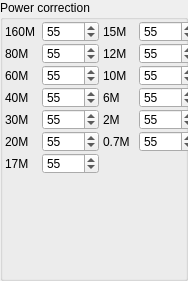
      <widget class="QGroupBox" name="groupBox_22">
       <property name="geometry">
        <rect>
         <x>209</x>
         <y>0</y>
         <width>188</width>
         <height>281</height>
        </rect>
       </property>
       <property name="title">
        <string>Power correction</string>
       </property>
       <widget class="QWidget" name="gridLayoutWidget_5">
        <property name="geometry">
         <rect>
          <x>5</x>
          <y>21</y>
          <width>191</width>
          <height>185</height>
         </rect>
        </property>
        <layout class="QGridLayout" name="gridLayout_13">
         <property name="sizeConstraint">
          <enum>QLayout::SetMaximumSize</enum>
         </property>
         <property name="horizontalSpacing">
          <number>4</number>
         </property>
         <property name="verticalSpacing">
          <number>1</number>
         </property>
         <item row="2" column="0">
          <widget class="QLabel" name="label_8">
           <property name="text">
            <string>60M</string>
           </property>
          </widget>
         </item>
         <item row="1" column="0">
          <widget class="QLabel" name="label_7">
           <property name="text">
            <string>80M</string>
           </property>
          </widget>
         </item>
         <item row="0" column="0">
          <widget class="QLabel" name="label_6">
           <property name="text">
            <string>160M</string>
           </property>
          </widget>
         </item>
         <item row="5" column="3">
          <widget class="QSpinBox" name="spinBox_12">
           <property name="sizePolicy">
            <sizepolicy hsizetype="Fixed" vsizetype="Fixed">
             <horstretch>0</horstretch>
             <verstretch>0</verstretch>
            </sizepolicy>
           </property>
           <property name="minimumSize">
            <size>
             <width>57</width>
             <height>20</height>
            </size>
           </property>
           <property name="maximumSize">
            <size>
             <width>44</width>
             <height>21</height>
            </size>
           </property>
           <property name="minimum">
            <number>45</number>
           </property>
           <property name="value">
            <number>55</number>
           </property>
          </widget>
         </item>
         <item row="4" column="3">
          <widget class="QSpinBox" name="spinBox_11">
           <property name="sizePolicy">
            <sizepolicy hsizetype="Fixed" vsizetype="Fixed">
             <horstretch>0</horstretch>
             <verstretch>0</verstretch>
            </sizepolicy>
           </property>
           <property name="minimumSize">
            <size>
             <width>57</width>
             <height>20</height>
            </size>
           </property>
           <property name="maximumSize">
            <size>
             <width>44</width>
             <height>21</height>
            </size>
           </property>
           <property name="minimum">
            <number>45</number>
           </property>
           <property name="value">
            <number>55</number>
           </property>
          </widget>
         </item>
         <item row="3" column="3">
          <widget class="QSpinBox" name="spinBox_10">
           <property name="sizePolicy">
            <sizepolicy hsizetype="Fixed" vsizetype="Fixed">
             <horstretch>0</horstretch>
             <verstretch>0</verstretch>
            </sizepolicy>
           </property>
           <property name="minimumSize">
            <size>
             <width>57</width>
             <height>20</height>
            </size>
           </property>
           <property name="maximumSize">
            <size>
             <width>44</width>
             <height>21</height>
            </size>
           </property>
           <property name="minimum">
            <number>45</number>
           </property>
           <property name="value">
            <number>55</number>
           </property>
          </widget>
         </item>
         <item row="2" column="3">
          <widget class="QSpinBox" name="spinBox_9">
           <property name="sizePolicy">
            <sizepolicy hsizetype="Fixed" vsizetype="Fixed">
             <horstretch>0</horstretch>
             <verstretch>0</verstretch>
            </sizepolicy>
           </property>
           <property name="minimumSize">
            <size>
             <width>57</width>
             <height>20</height>
            </size>
           </property>
           <property name="maximumSize">
            <size>
             <width>44</width>
             <height>21</height>
            </size>
           </property>
           <property name="minimum">
            <number>45</number>
           </property>
           <property name="value">
            <number>55</number>
           </property>
          </widget>
         </item>
         <item row="1" column="3">
          <widget class="QSpinBox" name="spinBox_8">
           <property name="sizePolicy">
            <sizepolicy hsizetype="Fixed" vsizetype="Fixed">
             <horstretch>0</horstretch>
             <verstretch>0</verstretch>
            </sizepolicy>
           </property>
           <property name="minimumSize">
            <size>
             <width>57</width>
             <height>20</height>
            </size>
           </property>
           <property name="maximumSize">
            <size>
             <width>44</width>
             <height>21</height>
            </size>
           </property>
           <property name="minimum">
            <number>45</number>
           </property>
           <property name="value">
            <number>55</number>
           </property>
          </widget>
         </item>
         <item row="0" column="3">
          <widget class="QSpinBox" name="spinBox_7">
           <property name="sizePolicy">
            <sizepolicy hsizetype="Fixed" vsizetype="Fixed">
             <horstretch>0</horstretch>
             <verstretch>0</verstretch>
            </sizepolicy>
           </property>
           <property name="minimumSize">
            <size>
             <width>57</width>
             <height>20</height>
            </size>
           </property>
           <property name="maximumSize">
            <size>
             <width>44</width>
             <height>21</height>
            </size>
           </property>
           <property name="minimum">
            <number>45</number>
           </property>
           <property name="value">
            <number>55</number>
           </property>
          </widget>
         </item>
         <item row="3" column="1">
          <widget class="QSpinBox" name="spinBox_3">
           <property name="sizePolicy">
            <sizepolicy hsizetype="Fixed" vsizetype="Fixed">
             <horstretch>0</horstretch>
             <verstretch>0</verstretch>
            </sizepolicy>
           </property>
           <property name="minimumSize">
            <size>
             <width>57</width>
             <height>20</height>
            </size>
           </property>
           <property name="maximumSize">
            <size>
             <width>44</width>
             <height>21</height>
            </size>
           </property>
           <property name="minimum">
            <number>45</number>
           </property>
           <property name="value">
            <number>55</number>
           </property>
          </widget>
         </item>
         <item row="0" column="1">
          <widget class="QSpinBox" name="spinBox_0">
           <property name="sizePolicy">
            <sizepolicy hsizetype="Fixed" vsizetype="Fixed">
             <horstretch>0</horstretch>
             <verstretch>0</verstretch>
            </sizepolicy>
           </property>
           <property name="minimumSize">
            <size>
             <width>57</width>
             <height>20</height>
            </size>
           </property>
           <property name="maximumSize">
            <size>
             <width>44</width>
             <height>21</height>
            </size>
           </property>
           <property name="minimum">
            <number>45</number>
           </property>
           <property name="value">
            <number>55</number>
           </property>
          </widget>
         </item>
         <item row="2" column="1">
          <widget class="QSpinBox" name="spinBox_2">
           <property name="sizePolicy">
            <sizepolicy hsizetype="Fixed" vsizetype="Fixed">
             <horstretch>0</horstretch>
             <verstretch>0</verstretch>
            </sizepolicy>
           </property>
           <property name="minimumSize">
            <size>
             <width>57</width>
             <height>20</height>
            </size>
           </property>
           <property name="maximumSize">
            <size>
             <width>44</width>
             <height>21</height>
            </size>
           </property>
           <property name="minimum">
            <number>45</number>
           </property>
           <property name="value">
            <number>55</number>
           </property>
          </widget>
         </item>
         <item row="4" column="1">
          <widget class="QSpinBox" name="spinBox_4">
           <property name="sizePolicy">
            <sizepolicy hsizetype="Fixed" vsizetype="Fixed">
             <horstretch>0</horstretch>
             <verstretch>0</verstretch>
            </sizepolicy>
           </property>
           <property name="minimumSize">
            <size>
             <width>57</width>
             <height>20</height>
            </size>
           </property>
           <property name="maximumSize">
            <size>
             <width>44</width>
             <height>21</height>
            </size>
           </property>
           <property name="minimum">
            <number>45</number>
           </property>
           <property name="value">
            <number>55</number>
           </property>
          </widget>
         </item>
         <item row="1" column="1">
          <widget class="QSpinBox" name="spinBox_1">
           <property name="sizePolicy">
            <sizepolicy hsizetype="Fixed" vsizetype="Fixed">
             <horstretch>0</horstretch>
             <verstretch>0</verstretch>
            </sizepolicy>
           </property>
           <property name="minimumSize">
            <size>
             <width>57</width>
             <height>20</height>
            </size>
           </property>
           <property name="maximumSize">
            <size>
             <width>44</width>
             <height>21</height>
            </size>
           </property>
           <property name="minimum">
            <number>45</number>
           </property>
           <property name="value">
            <number>55</number>
           </property>
          </widget>
         </item>
         <item row="5" column="1">
          <widget class="QSpinBox" name="spinBox_5">
           <property name="sizePolicy">
            <sizepolicy hsizetype="Fixed" vsizetype="Fixed">
             <horstretch>0</horstretch>
             <verstretch>0</verstretch>
            </sizepolicy>
           </property>
           <property name="minimumSize">
            <size>
             <width>57</width>
             <height>20</height>
            </size>
           </property>
           <property name="maximumSize">
            <size>
             <width>44</width>
             <height>21</height>
            </size>
           </property>
           <property name="minimum">
            <number>45</number>
           </property>
           <property name="value">
            <number>55</number>
           </property>
          </widget>
         </item>
         <item row="0" column="2">
          <widget class="QLabel" name="label_9">
           <property name="text">
            <string>15M</string>
           </property>
          </widget>
         </item>
         <item row="6" column="1">
          <widget class="QSpinBox" name="spinBox_6">
           <property name="sizePolicy">
            <sizepolicy hsizetype="Preferred" vsizetype="Preferred">
             <horstretch>0</horstretch>
             <verstretch>0</verstretch>
            </sizepolicy>
           </property>
           <property name="minimumSize">
            <size>
             <width>57</width>
             <height>20</height>
            </size>
           </property>
           <property name="maximumSize">
            <size>
             <width>44</width>
             <height>21</height>
            </size>
           </property>
           <property name="minimum">
            <number>45</number>
           </property>
           <property name="value">
            <number>55</number>
           </property>
          </widget>
         </item>
         <item row="3" column="0">
          <widget class="QLabel" name="label_10">
           <property name="text">
            <string>40M</string>
           </property>
          </widget>
         </item>
         <item row="4" column="0">
          <widget class="QLabel" name="label_14">
           <property name="text">
            <string>30M</string>
           </property>
          </widget>
         </item>
         <item row="5" column="0">
          <widget class="QLabel" name="label_15">
           <property name="text">
            <string>20M</string>
           </property>
          </widget>
         </item>
         <item row="6" column="0">
          <widget class="QLabel" name="label_17">
           <property name="text">
            <string>17M</string>
           </property>
          </widget>
         </item>
         <item row="1" column="2">
          <widget class="QLabel" name="label_18">
           <property name="text">
            <string>12M</string>
           </property>
          </widget>
         </item>
         <item row="2" column="2">
          <widget class="QLabel" name="label_22">
           <property name="text">
            <string>10M</string>
           </property>
          </widget>
         </item>
         <item row="3" column="2">
          <widget class="QLabel" name="label_26">
           <property name="text">
            <string>6M</string>
           </property>
          </widget>
         </item>
         <item row="4" column="2">
          <widget class="QLabel" name="label_27">
           <property name="text">
            <string>2M</string>
           </property>
          </widget>
         </item>
         <item row="5" column="2">
          <widget class="QLabel" name="label_30">
           <property name="text">
            <string>0.7M</string>
           </property>
          </widget>
         </item>
        </layout>
       </widget>
      </widget>
